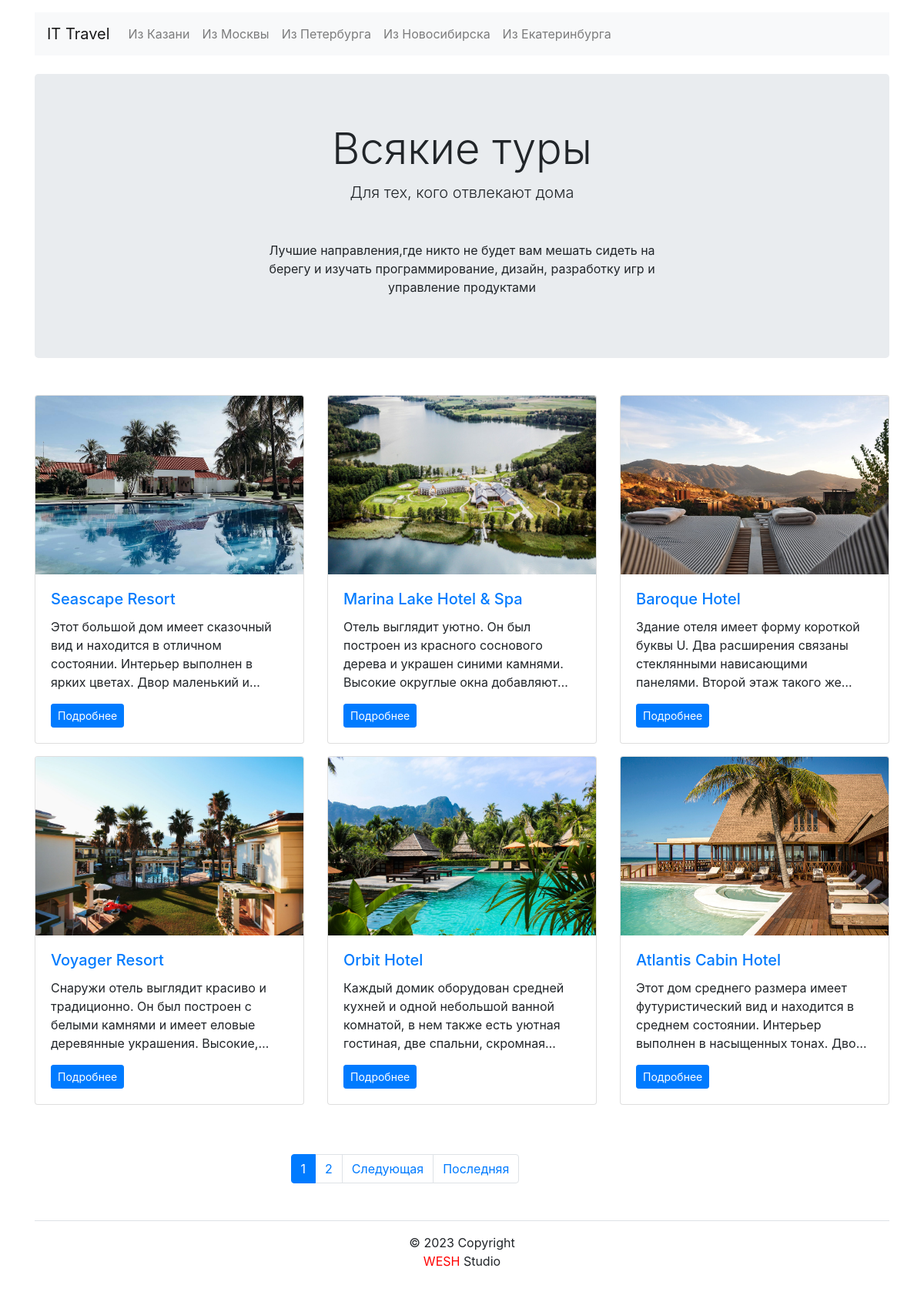
The page / on the database its author committed.
### tours/models.py (models this page shows, shortened)
class Departure(models.Model):
    CITIES = [
        ("Из Москвы", "Из Москвы"),
        ("Из Петербурга", "Из Петербурга"),
        ("Из Новосибирска", "Из Новосибирска"),
        ("Из Екатеринбурга", "Из Екатеринбурга"),
        ("Из Казани", "Из Казани"),
    ]
    name = models.CharField(max_length=50 ,choices=CITIES, verbose_name="Город отправления")
    slug = models.SlugField(max_length=130, unique=True, null=True)
    class Meta:
        verbose_name = "Отправление"
        verbose_name_plural = "Отправления"

class Tour(models.Model):
    STARS = [
        ('1', 1),
        ('2', 2),
        ('3', 3),
        ('4', 4),
        ('5', 5)
    ]
    title = models.CharField(max_length=155, verbose_name="Название")
    description = models.TextField(max_length=6000, verbose_name="Описание")
    slug = models.SlugField(max_length=130, unique=True, null=True)
    departure = models.ForeignKey(Departure, related_name='tours', on_delete = models.SET_NULL, null=True, verbose_name="Город отправления")
    destination = models.ForeignKey(Destination, related_name='tours', on_delete = models.SET_NULL, null=True, verbose_name="Город прибытия")
    image = models.ImageField(upload_to='images/', blank=True, verbose_name="Изображение")
    price = models.PositiveIntegerField(verbose_name="Цена")
    stars = models.CharField(max_length=5, choices=STARS, default='OS', verbose_name="Кол-во звёзд")
    nights = models.PositiveIntegerField(null=True, verbose_name="Кол-во ночей")
    pub_date = models.DateTimeField(auto_now_add=True, verbose_name="Время публикации тура")
    def get_absolute_url(self):
        return reverse('tours:tour_detail', kwargs={'slug' : self.slug})
    class Meta:
        verbose_name = "Тур"
        verbose_name_plural = "Туры"
        ordering = ['-pub_date']

### tours/views.py (the view)
# urls.py: path('', views.TourList.as_view(), name='index'),
class TourList(ListView):
    model = Tour
    context_object_name = 'tours'
    paginate_by = 6
    template_name = 'tours/index.html'
    def get_context_data(self, **kwargs):
        context = super().get_context_data(**kwargs)
        dep_list = Departure.objects.all()
        context['departures'] = dep_list
        return context

### core/context_processors/year.py (called while the page is built)
def year(request):
    return {
        'year': timezone.now().year,
    }

### templates/tours/index.html
{% extends 'base.html' %}
{% block hero %}
    <div class="jumbotron text-center mt-4">
      <h1 class="display-4">Всякие туры</h1>
      <p class="lead">Для тех, кого отвлекают дома</p>
      <p class="mt-5 w-50 mx-auto">Лучшие направления,где никто не будет вам мешать сидеть на берегу и изучать программирование, дизайн, разработку игр и управление продуктами</p>
    </div>
{% endblock hero %}
{% block content %}
    <div class="row mt-5" data-test="cards">
        {% for tour in tours %}
        <div class="col-4" data-test="card">
            <div class="card mb-3" >
            <img src="{{ tour.image.url }}" style="height:232px;" class="card-img-top img-fluid" data-test="picture">
            <div class="card-body">
              <h5 class="card-title"><a href="{{ tour.get_absolute_url }}" target="_blank">{{ tour.title }}</a></h5>
                <p class="card-text card-p">{{ tour.description }}</p>
                <a href="{{ tour.get_absolute_url }}" target="_blank" class="btn btn-sm btn-primary" data-test="tourlink">Подробнее</a>
            </div>
        </div>
        </div>
        {% endfor %}
<div class="col-md-5 mx-auto">
    {% include 'includes/paginator.html' %}
</div>
{% endblock %}

### templates/base.html (shortened to what this page needs)
{% load static %}
<!DOCTYPE html>
<html lang="en">
<head>
    <link rel="stylesheet" href="https://stackpath.bootstrapcdn.com/bootstrap/4.3.1/css/bootstrap.min.css">
    <link rel="stylesheet" href="{% static 'assets/css/bootstrap.min.css' %}">
    <link rel="stylesheet" href="{% static 'assets/fonts/font-awesome-4.7.0/css/font-awesome.min.css' %}">
    <link rel="stylesheet" href="{% static 'assets/css/svoicss.css' %}">
</head>
<body>
<div class="container mt-3">
{% include 'includes/nav.html'%}
{% block hero %}
{% endblock hero %}
{% block content %}
{% endblock %}
</div>
</body>
<footer class="page-footer font-small border-top" >
  {% include 'includes/footer.html' %}
</footer>
</html>

### templates/includes/nav.html (shortened to what this page needs)
<nav class="navbar navbar-expand-lg navbar-light bg-light">
    <a class="navbar-brand" data-test="logo" href="/">IT Travel</a>
    <div class="collapse navbar-collapse" id="navbarNav">
      <ul class="navbar-nav" data-test="navigation">
        {% for dep in departures %}
        <li class="nav-item {% if dep.slug in request.path %}active{% endif %}">
          <a class="nav-link" href="{% url 'tours:tour_dep' dep.slug %}" data-test="navlink">{{ dep.name }}</a>
        </li>
        {% endfor %}
      </ul>
    </div>
  </nav>

### templates/includes/paginator.html (shortened to what this page needs)
{% if page_obj.has_other_pages %}
<nav aria-label="Page navigation" class="my-5">
  <ul class="pagination">
    {% for i in page_obj.paginator.page_range %}
        {% if page_obj.number == i %}
          <li class="page-item active">
            <span class="page-link">{{ i }}</span>
          </li>
        {% else %}
          <li class="page-item">
            <a class="page-link" href="?page={{ i }}">{{ i }}</a>
          </li>
        {% endif %}
    {% endfor %}
    {% if page_obj.has_next %}
      <li class="page-item">
        <a class="page-link" href="?page={{ page_obj.next_page_number }}">
          Следующая
        </a>
      </li>
      <li class="page-item">
        <a class="page-link" href="?page={{ page_obj.paginator.num_pages }}">
          Последняя
        </a>
      </li>
    {% endif %}
  </ul>
</nav>
{% endif %}

### templates/includes/footer.html
<div class="footer-copyright text-center py-3">© {{ year }} Copyright
    <p><span style="color:red">WESH</span> Studio </p>
</div>

### tours/static/assets/css/svoicss.css (style rules this page uses)
.card-p { display: -webkit-box;-webkit-line-clamp: 4;-webkit-box-orient: vertical;overflow: hidden; }

### rows shown on the page
Departure: name "Из Казани"
Departure: name "Из Москвы"
Departure: name "Из Петербурга"
Departure: name "Из Новосибирска"
Departure: name "Из Екатеринбурга"
Tour: image (picture), title "Seascape Resort", description "Этот большой дом имеет сказочный вид и находится в отличном состоянии. Интерьер выполнен в ярких цветах. Двор маленький…"
Tour: image (picture), title "Marina Lake Hotel & Spa", description "Отель выглядит уютно. Он был построен из красного соснового дерева и украшен синими камнями. Высокие округлые окна…"
Tour: image (picture), title "Baroque Hotel", description "Здание отеля имеет форму короткой буквы U. Два расширения связаны стеклянными нависающими панелями. Второй этаж такого…"
Tour: image (picture), title "Voyager Resort", description "Снаружи отель выглядит красиво и традиционно. Он был построен с белыми камнями и имеет еловые деревянные украшения.…"
Tour: image (picture), title "Orbit Hotel", description "Каждый домик оборудован средней кухней и одной небольшой ванной комнатой, в нем также есть уютная гостиная, две спальни,…"
Tour: image (picture), title "Atlantis Cabin Hotel", description "Этот дом среднего размера имеет футуристический вид и находится в среднем состоянии. Интерьер выполнен в насыщенных тонах.…"

### other values the page prints
{{ i }} "1"
{{ i }} "2"
